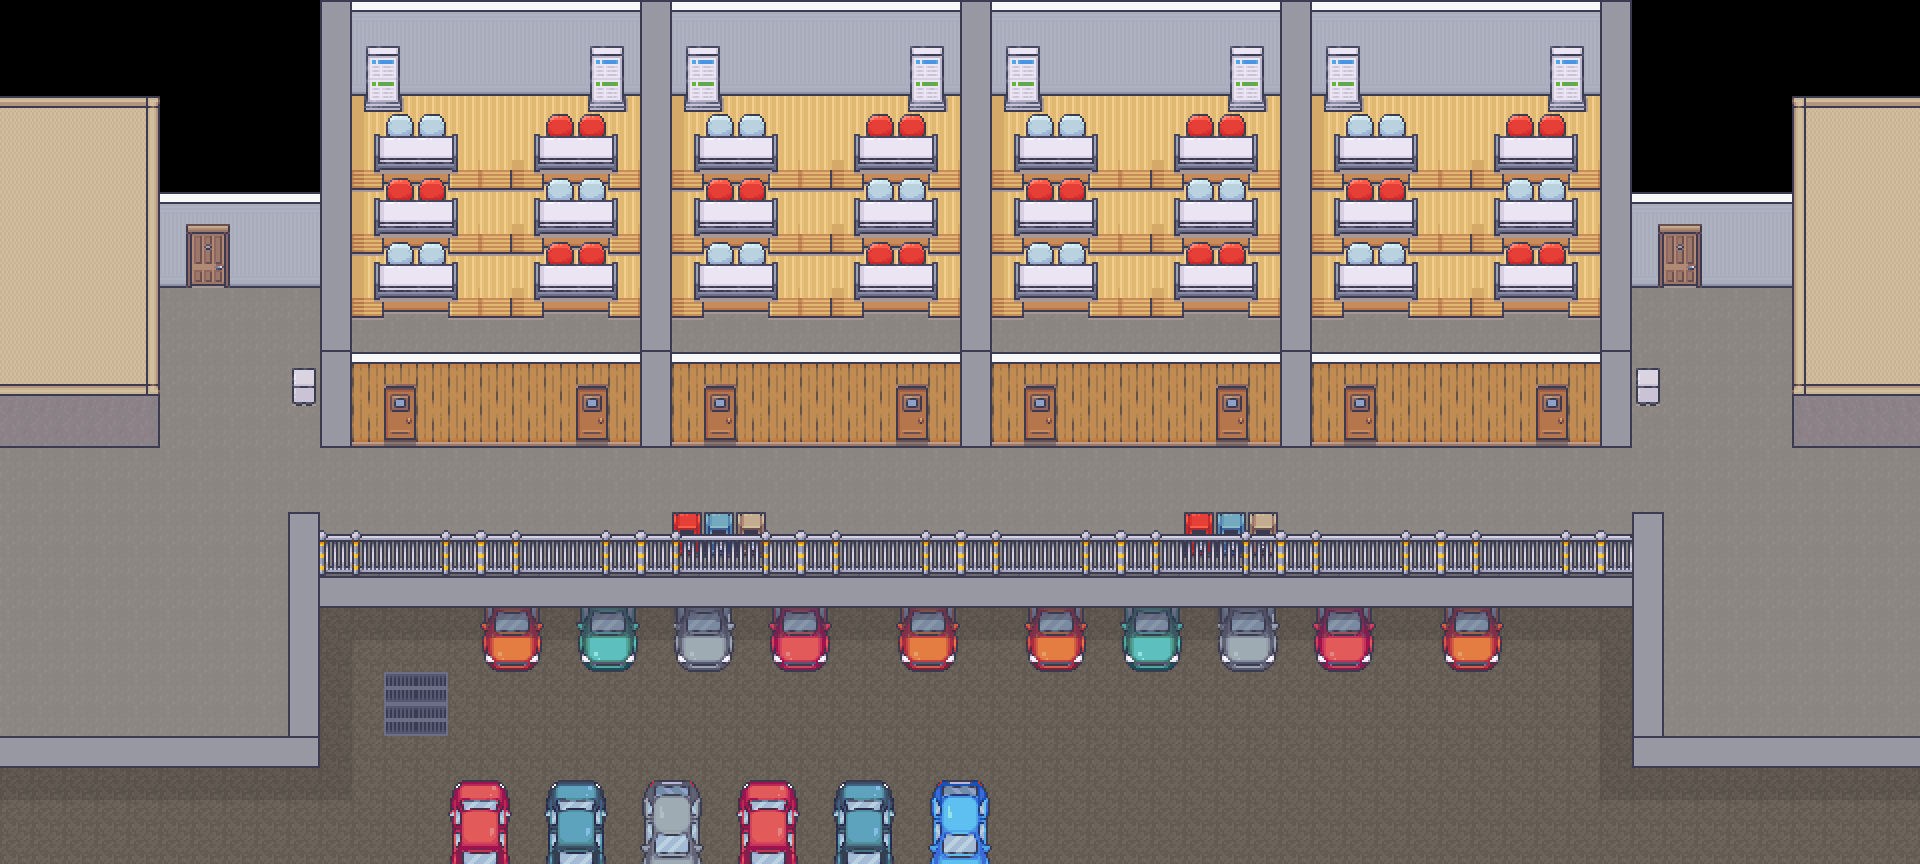

Rendered tile map (Tiled .tmx) drawn with the repository's tilesets; below, a short description and the map source with its tile grids summarised:
An orthogonal 60x27 tile map with 32x32 px tiles, 1 tile layer (Tile Layer 1) and 20 objects.

<map version="1.10" tiledversion="1.10.2" orientation="orthogonal" renderorder="right-down" width="60" height="27" tilewidth="32" tileheight="32" infinite="0" nextlayerid="4" nextobjectid="28">
 <tileset firstgid="1" source="../../TSX FILES/GLE_LAYOUT1.tsx" />
 <layer id="1" name="Tile Layer 1" width="60" height="27">
  <data>[1620 cells, 1620 non-empty, 1620 distinct tile ids]</data>
 </layer>
 <objectgroup id="2" name="COLLISION_LAYER">
  <object id="1" x="0" y="96">
   <polygon points="0,0 160,0 160,352 0,352 0,0" />
  </object>
  <object id="2" x="160" y="192">
   <polygon points="0,0 192,0 192,96 0,96" />
  </object>
  <object id="3" x="320" y="0">
   <polygon points="0,0 0,448 32,448 32,0" />
  </object>
  <object id="5" x="288" y="512">
   <polygon points="0,0 32,0 32,256 0,256" />
  </object>
  <object id="6" x="0" y="736">
   <polygon points="0,0 320,0 320,32 0,32" />
  </object>
  <object id="7" x="320" y="544">
   <polygon points="0,0 1312,0 1312,64 0,64" />
  </object>
  <object id="8" x="1632" y="512">
   <polygon points="0,0 32,0 32,256 0,256" />
  </object>
  <object id="9" x="1664" y="736">
   <polygon points="0,0 256,0 256,32 0,32" />
  </object>
  <object id="10" x="1632" y="192">
   <polygon points="0,0 160,0 160,96 0,96" />
  </object>
  <object id="11" x="1920" y="96">
   <polygon points="0,0 -128,0 -128,352 0,352" />
  </object>
  <object id="12" x="1636" y="367.636">
   <polygon points="0,0 24.3636,0.181818 24.1818,37.8182 0.181818,38.5455" />
  </object>
  <object id="13" x="291.818" y="367.545">
   <polygon points="0,0 24.3636,0.0909091 24.4545,39.0909 0.181818,38.8182" />
  </object>
  <object id="14" x="672" y="544">
   <polygon points="0,0 0,-32 96,-32 96,0" />
  </object>
  <object id="15" x="1182.67" y="544.667">
   <polygon points="0,0 0,-32 96,-32 96,0" />
  </object>
  <object id="19" x="736" y="352" width="160" height="96" />
  <object id="22" x="352" y="352" width="352" height="96" />
  <object id="25" x="928" y="352" width="704" height="96" />
  <object id="27" x="1600" y="192" width="32" height="160" />
 </objectgroup>
 <objectgroup id="3" name="EXIT_LAYER">
  <object id="20" x="704" y="383" width="32" height="64">
   <properties>
    <property name="nextMap" value="GLE_202" />
    <property name="playerDirection" value="UP" />
    <property name="playerX" type="float" value="2.5" />
    <property name="playerY" type="float" value="7.5" />
   </properties>
  </object>
  <object id="26" x="896" y="383" width="32" height="64">
   <properties>
    <property name="nextMap" value="GLE_202" />
    <property name="playerDirection" value="UP" />
    <property name="playerX" type="float" value="18" />
    <property name="playerY" type="float" value="7.5" />
   </properties>
  </object>
 </objectgroup>
</map>
